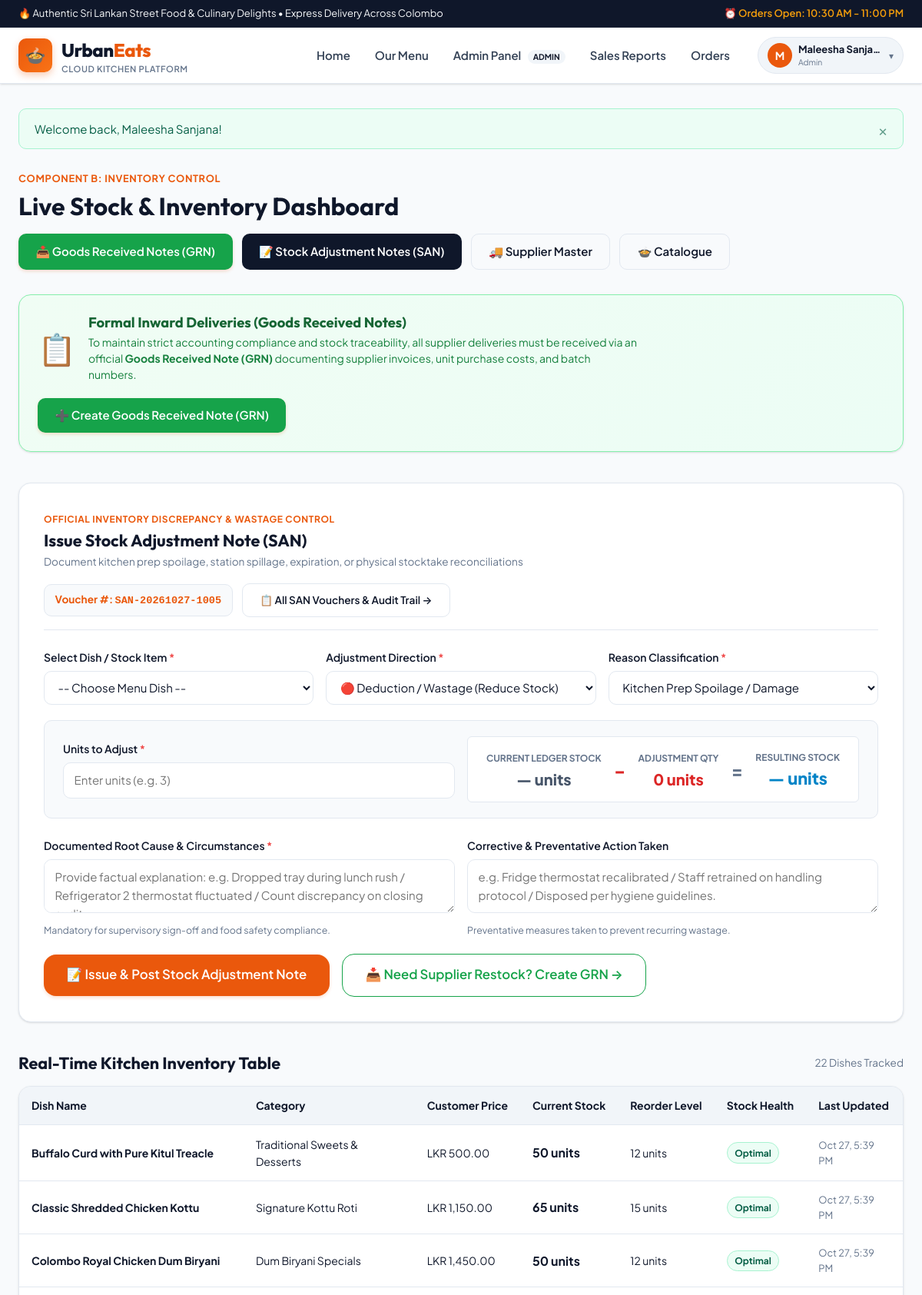
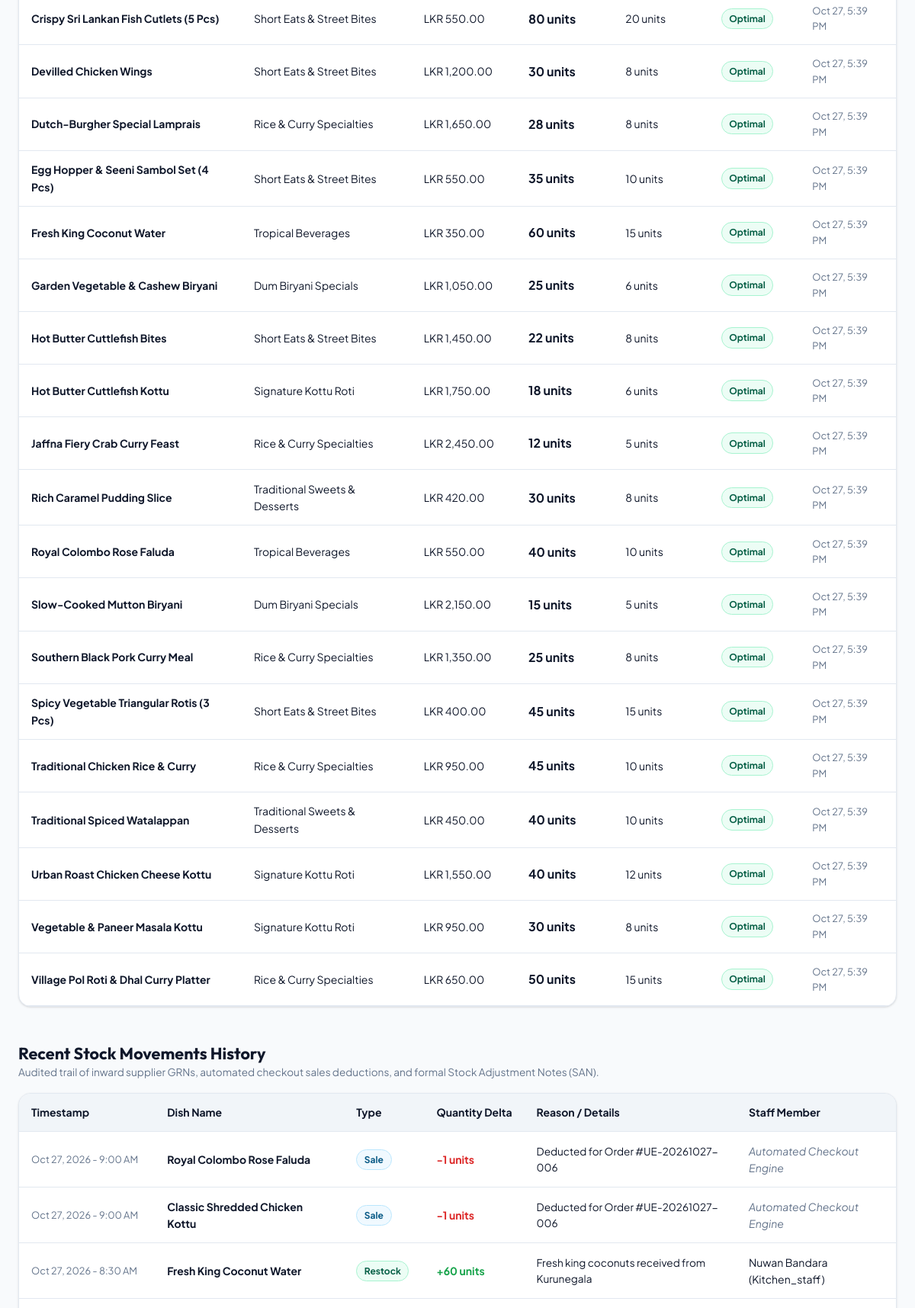
Screenshot of /public/menu/stock.php (signed in, upper part) with the database file from the repository (2 pictures, top to bottom).
### tables this page shows
CREATE TABLE `dishes` (
  `id` INT UNSIGNED NOT NULL AUTO_INCREMENT,
  `category_id` INT UNSIGNED NOT NULL,
  `name` VARCHAR(150) NOT NULL,
  `description` TEXT NULL,
  `price` DECIMAL(10,2) NOT NULL,
  `image_url` VARCHAR(255) NULL,
  `is_spicy` TINYINT(1) NOT NULL DEFAULT 0,
  `is_vegetarian` TINYINT(1) NOT NULL DEFAULT 0,
  `is_active` TINYINT(1) NOT NULL DEFAULT 1,
  `created_at` TIMESTAMP NOT NULL DEFAULT CURRENT_TIMESTAMP,
  `updated_at` TIMESTAMP NOT NULL DEFAULT CURRENT_TIMESTAMP ON UPDATE CURRENT_TIMESTAMP,
  PRIMARY KEY (`id`),
  KEY `idx_dishes_category` (`category_id`),
  KEY `idx_dishes_active` (`is_active`),
  KEY `idx_dishes_price` (`price`),
  KEY `idx_dishes_name` (`name`),
  CONSTRAINT `fk_dishes_category` FOREIGN KEY (`category_id`) REFERENCES `categories` (`id`) ON UPDATE CASCADE
);

CREATE TABLE `categories` (
  `id` INT UNSIGNED NOT NULL AUTO_INCREMENT,
  `name` VARCHAR(100) NOT NULL,
  `slug` VARCHAR(100) NOT NULL,
  `description` TEXT NULL,
  `is_active` TINYINT(1) NOT NULL DEFAULT 1,
  `created_at` TIMESTAMP NOT NULL DEFAULT CURRENT_TIMESTAMP,
  PRIMARY KEY (`id`),
  UNIQUE KEY `uk_categories_name` (`name`),
  UNIQUE KEY `uk_categories_slug` (`slug`),
  KEY `idx_categories_active` (`is_active`)
);

CREATE TABLE `inventory` (
  `id` INT UNSIGNED NOT NULL AUTO_INCREMENT,
  `dish_id` INT UNSIGNED NOT NULL,
  `current_stock` INT NOT NULL DEFAULT 0,
  `reorder_level` INT NOT NULL DEFAULT 10,
  `updated_at` TIMESTAMP NOT NULL DEFAULT CURRENT_TIMESTAMP ON UPDATE CURRENT_TIMESTAMP,
  PRIMARY KEY (`id`),
  UNIQUE KEY `uk_inventory_dish` (`dish_id`),
  KEY `idx_inventory_stock` (`current_stock`),
  CONSTRAINT `fk_inventory_dish` FOREIGN KEY (`dish_id`) REFERENCES `dishes` (`id`) ON DELETE CASCADE ON UPDATE CASCADE
);

CREATE TABLE `stock_movements` (
  `id` INT UNSIGNED NOT NULL AUTO_INCREMENT,
  `dish_id` INT UNSIGNED NOT NULL,
  `user_id` INT UNSIGNED NULL,
  `movement_type` ENUM('restock', 'wastage', 'sale', 'adjustment') NOT NULL,
  `quantity` INT NOT NULL,
  `reason` VARCHAR(255) NOT NULL,
  `created_at` TIMESTAMP NOT NULL DEFAULT CURRENT_TIMESTAMP,
  PRIMARY KEY (`id`),
  KEY `idx_movements_dish` (`dish_id`),
  KEY `idx_movements_user` (`user_id`),
  KEY `idx_movements_type` (`movement_type`),
  KEY `idx_movements_time` (`created_at`),
  CONSTRAINT `fk_movements_dish` FOREIGN KEY (`dish_id`) REFERENCES `dishes` (`id`) ON DELETE CASCADE ON UPDATE CASCADE,
  CONSTRAINT `fk_movements_user` FOREIGN KEY (`user_id`) REFERENCES `users` (`id`) ON DELETE SET NULL ON UPDATE CASCADE
);

CREATE TABLE `users` (
  `id` INT UNSIGNED NOT NULL AUTO_INCREMENT,
  `role_id` INT UNSIGNED NOT NULL,
  `full_name` VARCHAR(100) NOT NULL,
  `email` VARCHAR(150) NOT NULL,
  `phone` VARCHAR(20) NOT NULL,
  `password_hash` VARCHAR(255) NOT NULL,
  `address` TEXT NULL,
  `is_active` TINYINT(1) NOT NULL DEFAULT 1,
  `failed_login_attempts` INT UNSIGNED NOT NULL DEFAULT 0,
  `lockout_until` DATETIME NULL,
  `created_at` TIMESTAMP NOT NULL DEFAULT CURRENT_TIMESTAMP,
  `updated_at` TIMESTAMP NOT NULL DEFAULT CURRENT_TIMESTAMP ON UPDATE CURRENT_TIMESTAMP,
  PRIMARY KEY (`id`),
  UNIQUE KEY `uk_users_email` (`email`),
  KEY `idx_users_role` (`role_id`),
  KEY `idx_users_active` (`is_active`),
  CONSTRAINT `fk_users_role` FOREIGN KEY (`role_id`) REFERENCES `roles` (`id`) ON UPDATE CASCADE
);

CREATE TABLE `roles` (
  `id` INT UNSIGNED NOT NULL AUTO_INCREMENT,
  `name` VARCHAR(50) NOT NULL,
  `description` VARCHAR(255) NOT NULL,
  PRIMARY KEY (`id`),
  UNIQUE KEY `uk_roles_name` (`name`)
);

### public/menu/stock.php (the view, shortened to what the rows shown need)
<?php
require_once __DIR__ . '/../../includes/header.php';
$pdo = get_db_connection();
$fullCatalogueQuery = "
    SELECT d.id, d.name, d.price, c.name AS category_name, d.is_active,
           COALESCE(i.current_stock, 0) AS current_stock,
           COALESCE(i.reorder_level, 10) AS reorder_level,
           i.updated_at
    FROM dishes d
    JOIN categories c ON d.category_id = c.id
    LEFT JOIN inventory i ON d.id = i.dish_id
    WHERE d.is_active = 1
    ORDER BY d.name ASC
";
$inventoryList = $pdo->query($fullCatalogueQuery)->fetchAll();
$movementHistoryQuery = "
    SELECT sm.*, d.name AS dish_name, u.full_name AS staff_name, r.name AS role_name
    FROM stock_movements sm
    JOIN dishes d ON sm.dish_id = d.id
    LEFT JOIN users u ON sm.user_id = u.id
    LEFT JOIN roles r ON u.role_id = r.id
    ORDER BY sm.created_at DESC, sm.id DESC
    LIMIT 15
";
$movementsHistory = $pdo->query($movementHistoryQuery)->fetchAll();
?>
<div class="site-container" style="margin-top: 1rem; margin-bottom: 3.5rem;">
    <div style="display: flex; justify-content: space-between; align-items: center; flex-wrap: wrap; gap: 1rem; margin-bottom: 2rem;">
        <div>
            <h1 style="font-size: 2rem; margin-top: 0.25rem;">Live Stock & Inventory Dashboard</h1>
        </div>
    </div>
    <div style="background: white; border: 1px solid var(--border-color); border-radius: var(--radius-lg); padding: 2rem; margin-bottom: 2.5rem; box-shadow: var(--shadow-sm);">
        <div style="display: flex; justify-content: space-between; align-items: center; border-bottom: 1px solid var(--border-color); padding-bottom: 1rem; margin-bottom: 1.5rem; flex-wrap: wrap; gap: 1rem;">
            <div>
                <h2 style="font-size: 1.35rem; margin: 0.25rem 0 0 0; color: var(--color-secondary);">
                    Issue Stock Adjustment Note (SAN)
                </h2>
            </div>
        </div>
    </div>
    <div style="margin-bottom: 1rem; display: flex; justify-content: space-between; align-items: center;">
        <h2 style="font-size: 1.35rem; color: var(--color-secondary);">Real-Time Kitchen Inventory Table</h2>
    </div>
    <div class="data-table-container">
        <table class="data-table">
            <thead>
                <tr>
                    <th>Dish Name</th>
                    <th>Category</th>
                    <th>Customer Price</th>
                    <th>Current Stock</th>
                    <th>Reorder Level</th>
                    <th>Stock Health</th>
                    <th>Last Updated</th>
                </tr>
            </thead>
            <tbody>
                <?php foreach ($inventoryList as $invRow): ?>
                    <?php
                    $stockUnits = (int)$invRow['current_stock'];
                    $reorderUnits = (int)$invRow['reorder_level'];
                    ?>
                    <tr>
                        <td><strong><?= e($invRow['name']) ?></strong></td>
                        <td><?= e($invRow['category_name']) ?></td>
                        <td><?= format_price($invRow['price']) ?></td>
                        <td>
                            <strong style="font-size: 1rem;"><?= $stockUnits ?> units</strong>
                        </td>
                        <td><?= $reorderUnits ?> units</td>
                        <td>
                            <?php if ($stockUnits === 0): ?>
                                <span class="badge badge-inactive">Out of Stock</span>
                            <?php elseif ($stockUnits <= $reorderUnits): ?>
                                <span class="badge" style="background: #fffbeb; color: #92400e; border: 1px solid #fde68a;">Low Stock</span>
                            <?php else: ?>
                                <span class="badge badge-active">Optimal</span>
                            <?php endif; ?>
                        </td>
                        <td style="font-size: 0.8rem; color: var(--text-muted);">
                            <?= format_datetime($invRow['updated_at'], 'M d, g:i A') ?>
                        </td>
                    </tr>
                <?php endforeach; ?>
            </tbody>
        </table>
    </div>
    <div style="margin-top: 3rem; margin-bottom: 1rem;">
        <h2 style="font-size: 1.35rem; color: var(--color-secondary);">Recent Stock Movements History</h2>
    </div>
    <div class="data-table-container">
        <table class="data-table">
            <thead>
                <tr>
                    <th>Timestamp</th>
                    <th>Dish Name</th>
                    <th>Type</th>
                    <th>Quantity Delta</th>
                    <th>Reason / Details</th>
                    <th>Staff Member</th>
                </tr>
            </thead>
            <tbody>
                <?php foreach ($movementsHistory as $historyRow): ?>
                    <tr>
                        <td style="white-space: nowrap; font-size: 0.8rem; color: var(--text-muted);">
                            <?= format_datetime($historyRow['created_at']) ?>
                        </td>
                        <td><strong><?= e($historyRow['dish_name']) ?></strong></td>
                        <td>
                            <?php
                            $movementBadgeClasses = [
                                'restock'    => 'badge-active',
                                'sale'       => 'badge-role-customer',
                                'wastage'    => 'badge-inactive',
                                'adjustment' => 'badge-role-staff'
                            ];
                            ?>
                            <span class="badge <?= $movementBadgeClasses[$historyRow['movement_type']] ?? 'badge-active' ?>">
                                <?= ucfirst($historyRow['movement_type']) ?>
                            </span>
                        </td>
                        <td>
                            <strong style="color: <?= $historyRow['quantity'] > 0 ? '#16a34a' : '#dc2626' ?>;">
                                <?= $historyRow['quantity'] > 0 ? '+' . $historyRow['quantity'] : $historyRow['quantity'] ?> units
                            </strong>
                        </td>
                        <td style="font-size: 0.85rem; color: var(--color-secondary);"><?= e($historyRow['reason']) ?></td>
                        <td>
                            <?php if (!empty($historyRow['staff_name'])): ?>
                                <?= e($historyRow['staff_name']) ?> (<?= ucfirst($historyRow['role_name'] ?? '') ?>)
                            <?php else: ?>
                                <span style="color: var(--text-muted); font-style: italic;">Automated Checkout Engine</span>
                            <?php endif; ?>
                        </td>
                    </tr>
                <?php endforeach; ?>
            </tbody>
        </table>
    </div>
</div>
<?php require_once __DIR__ . '/../../includes/footer.php'; ?>

### rows the page displays
dishes: name "Buffalo Curd with Pure Kitul Treacle", category.name "Traditional Sweets & Desserts", price "LKR 500.00", stockUnits "50", reorderUnits "12", inventory.updated_at "Oct 27, 5:39 PM"
dishes: name "Classic Shredded Chicken Kottu", category.name "Signature Kottu Roti", price "LKR 1,150.00", stockUnits "65", reorderUnits "15", inventory.updated_at "Oct 27, 5:39 PM"
dishes: name "Colombo Royal Chicken Dum Biryani", category.name "Dum Biryani Specials", price "LKR 1,450.00", stockUnits "50", reorderUnits "12", inventory.updated_at "Oct 27, 5:39 PM"
dishes: name "Crispy Sri Lankan Fish Cutlets (5 Pcs)", category.name "Short Eats & Street Bites", price "LKR 550.00", stockUnits "80", reorderUnits "20", inventory.updated_at "Oct 27, 5:39 PM"
dishes: name "Devilled Chicken Wings", category.name "Short Eats & Street Bites", price "LKR 1,200.00", stockUnits "30", reorderUnits "8", inventory.updated_at "Oct 27, 5:39 PM"
dishes: name "Dutch-Burgher Special Lamprais", category.name "Rice & Curry Specialties", price "LKR 1,650.00", stockUnits "28", reorderUnits "8", inventory.updated_at "Oct 27, 5:39 PM"
dishes: name "Egg Hopper & Seeni Sambol Set (4 Pcs)", category.name "Short Eats & Street Bites", price "LKR 550.00", stockUnits "35", reorderUnits "10", inventory.updated_at "Oct 27, 5:39 PM"
dishes: name "Fresh King Coconut Water", category.name "Tropical Beverages", price "LKR 350.00", stockUnits "60", reorderUnits "15", inventory.updated_at "Oct 27, 5:39 PM"
dishes: name "Garden Vegetable & Cashew Biryani", category.name "Dum Biryani Specials", price "LKR 1,050.00", stockUnits "25", reorderUnits "6", inventory.updated_at "Oct 27, 5:39 PM"
dishes: name "Hot Butter Cuttlefish Bites", category.name "Short Eats & Street Bites", price "LKR 1,450.00", stockUnits "22", reorderUnits "8", inventory.updated_at "Oct 27, 5:39 PM"
dishes: name "Hot Butter Cuttlefish Kottu", category.name "Signature Kottu Roti", price "LKR 1,750.00", stockUnits "18", reorderUnits "6", inventory.updated_at "Oct 27, 5:39 PM"
dishes: name "Jaffna Fiery Crab Curry Feast", category.name "Rice & Curry Specialties", price "LKR 2,450.00", stockUnits "12", reorderUnits "5", inventory.updated_at "Oct 27, 5:39 PM"
dishes: name "Rich Caramel Pudding Slice", category.name "Traditional Sweets & Desserts", price "LKR 420.00", stockUnits "30", reorderUnits "8", inventory.updated_at "Oct 27, 5:39 PM"
dishes: name "Royal Colombo Rose Faluda", category.name "Tropical Beverages", price "LKR 550.00", stockUnits "40", reorderUnits "10", inventory.updated_at "Oct 27, 5:39 PM"
dishes: name "Slow-Cooked Mutton Biryani", category.name "Dum Biryani Specials", price "LKR 2,150.00", stockUnits "15", reorderUnits "5", inventory.updated_at "Oct 27, 5:39 PM"
dishes: name "Southern Black Pork Curry Meal", category.name "Rice & Curry Specialties", price "LKR 1,350.00", stockUnits "25", reorderUnits "8", inventory.updated_at "Oct 27, 5:39 PM"
dishes: name "Spicy Vegetable Triangular Rotis (3 Pcs)", category.name "Short Eats & Street Bites", price "LKR 400.00", stockUnits "45", reorderUnits "15", inventory.updated_at "Oct 27, 5:39 PM"
dishes: name "Traditional Chicken Rice & Curry", category.name "Rice & Curry Specialties", price "LKR 950.00", stockUnits "45", reorderUnits "10", inventory.updated_at "Oct 27, 5:39 PM"
dishes: name "Traditional Spiced Watalappan", category.name "Traditional Sweets & Desserts", price "LKR 450.00", stockUnits "40", reorderUnits "10", inventory.updated_at "Oct 27, 5:39 PM"
dishes: name "Urban Roast Chicken Cheese Kottu", category.name "Signature Kottu Roti", price "LKR 1,550.00", stockUnits "40", reorderUnits "12", inventory.updated_at "Oct 27, 5:39 PM"
dishes: name "Vegetable & Paneer Masala Kottu", category.name "Signature Kottu Roti", price "LKR 950.00", stockUnits "30", reorderUnits "8", inventory.updated_at "Oct 27, 5:39 PM"
dishes: name "Village Pol Roti & Dhal Curry Platter", category.name "Rice & Curry Specialties", price "LKR 650.00", stockUnits "50", reorderUnits "15", inventory.updated_at "Oct 27, 5:39 PM"
stock_movements: created_at "Oct 27, 2026 - 9:00 AM", dish.name "Royal Colombo Rose Faluda", movement_type "Sale", quantity "-1", reason "Deducted for Order #UE-20261027-006", shows "Automated Checkout Engine"
stock_movements: created_at "Oct 27, 2026 - 9:00 AM", dish.name "Classic Shredded Chicken Kottu", movement_type "Sale", quantity "-1", reason "Deducted for Order #UE-20261027-006", shows "Automated Checkout Engine"
stock_movements: created_at "Oct 27, 2026 - 8:30 AM", dish.name "Fresh King Coconut Water", movement_type "Restock", quantity "60", reason "Fresh king coconuts received from Kurunegala", user.full_name "Nuwan Bandara", roles.name "Kitchen_staff"

### other values shown
substr($currentUser['name'] ?? 'U', 0, 1) "M"
$currentUser['name'] "Maleesha Sanja…"
str_replace('_', ' ', $currentUser['role_name'] ?? '') "Admin"
$msg "Welcome back, Maleesha Sanjana!"
$nextSanPreview "SAN-20261027-1005"
count($inventoryList) "22"
